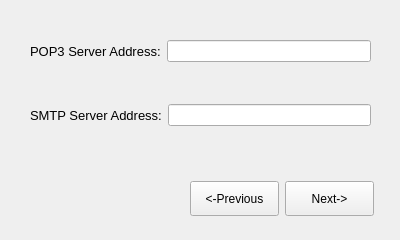
<?xml version="1.0" encoding="UTF-8"?>
<ui version="4.0">
 <class>Form</class>
 <widget class="QWidget" name="Form">
  <property name="geometry">
   <rect>
    <x>0</x>
    <y>0</y>
    <width>400</width>
    <height>240</height>
   </rect>
  </property>
  <property name="minimumSize">
   <size>
    <width>400</width>
    <height>240</height>
   </size>
  </property>
  <property name="maximumSize">
   <size>
    <width>400</width>
    <height>240</height>
   </size>
  </property>
  <property name="windowTitle">
   <string>Form</string>
  </property>
  <widget class="QWidget" name="layoutWidget">
   <property name="geometry">
    <rect>
     <x>30</x>
     <y>40</y>
     <width>341</width>
     <height>121</height>
    </rect>
   </property>
   <layout class="QVBoxLayout" name="verticalLayout">
    <item>
     <layout class="QFormLayout" name="formLayout_2">
      <property name="fieldGrowthPolicy">
       <enum>QFormLayout::AllNonFixedFieldsGrow</enum>
      </property>
      <item row="0" column="1">
       <widget class="QLineEdit" name="lineEdit">
        <property name="text">
         <string/>
        </property>
       </widget>
      </item>
      <item row="0" column="0">
       <widget class="QLabel" name="label">
        <property name="font">
         <font>
          <pointsize>10</pointsize>
         </font>
        </property>
        <property name="text">
         <string>POP3 Server Address:</string>
        </property>
       </widget>
      </item>
     </layout>
    </item>
    <item>
     <layout class="QFormLayout" name="formLayout_3">
      <item row="0" column="0">
       <widget class="QLabel" name="label_3">
        <property name="font">
         <font>
          <pointsize>10</pointsize>
         </font>
        </property>
        <property name="text">
         <string>SMTP Server Address:</string>
        </property>
       </widget>
      </item>
      <item row="0" column="1">
       <widget class="QLineEdit" name="lineEdit_2"/>
      </item>
     </layout>
    </item>
   </layout>
  </widget>
  <widget class="QWidget" name="">
   <property name="geometry">
    <rect>
     <x>190</x>
     <y>180</y>
     <width>184</width>
     <height>37</height>
    </rect>
   </property>
   <layout class="QHBoxLayout" name="horizontalLayout">
    <item>
     <widget class="QPushButton" name="pushButton_2">
      <property name="minimumSize">
       <size>
        <width>0</width>
        <height>35</height>
       </size>
      </property>
      <property name="text">
       <string>&lt;-Previous</string>
      </property>
     </widget>
    </item>
    <item>
     <widget class="QPushButton" name="pushButton">
      <property name="minimumSize">
       <size>
        <width>0</width>
        <height>35</height>
       </size>
      </property>
      <property name="text">
       <string>Next-&gt;</string>
      </property>
     </widget>
    </item>
   </layout>
  </widget>
 </widget>
 <resources/>
 <connections/>
</ui>
